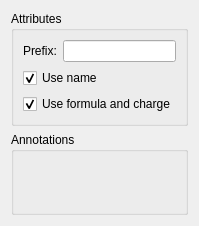
<?xml version="1.0" encoding="UTF-8"?>
<ui version="4.0">
 <class>ItemSettingWidget</class>
 <widget class="QWidget" name="ItemSettingWidget">
  <property name="geometry">
   <rect>
    <x>0</x>
    <y>0</y>
    <width>194</width>
    <height>226</height>
   </rect>
  </property>
  <property name="windowTitle">
   <string>Form</string>
  </property>
  <layout class="QVBoxLayout" name="verticalLayout_2">
   <item>
    <widget class="QGroupBox" name="groupBox_attributes">
     <property name="title">
      <string>Attributes</string>
     </property>
     <layout class="QVBoxLayout" name="verticalLayout">
      <item>
       <layout class="QHBoxLayout" name="horizontalLayout">
        <item>
         <widget class="QLabel" name="label">
          <property name="text">
           <string>Prefix:</string>
          </property>
         </widget>
        </item>
        <item>
         <widget class="QLineEdit" name="lineEdit_prefix"/>
        </item>
       </layout>
      </item>
      <item>
       <widget class="QCheckBox" name="checkBox_use_name">
        <property name="text">
         <string>Use name</string>
        </property>
        <property name="checked">
         <bool>true</bool>
        </property>
       </widget>
      </item>
      <item>
       <widget class="QCheckBox" name="checkBox_use_formula">
        <property name="text">
         <string>Use formula and charge</string>
        </property>
        <property name="checked">
         <bool>true</bool>
        </property>
       </widget>
      </item>
     </layout>
    </widget>
   </item>
   <item>
    <widget class="QGroupBox" name="groupBox_annotation">
     <property name="title">
      <string>Annotations</string>
     </property>
    </widget>
   </item>
  </layout>
 </widget>
 <resources/>
 <connections/>
</ui>
